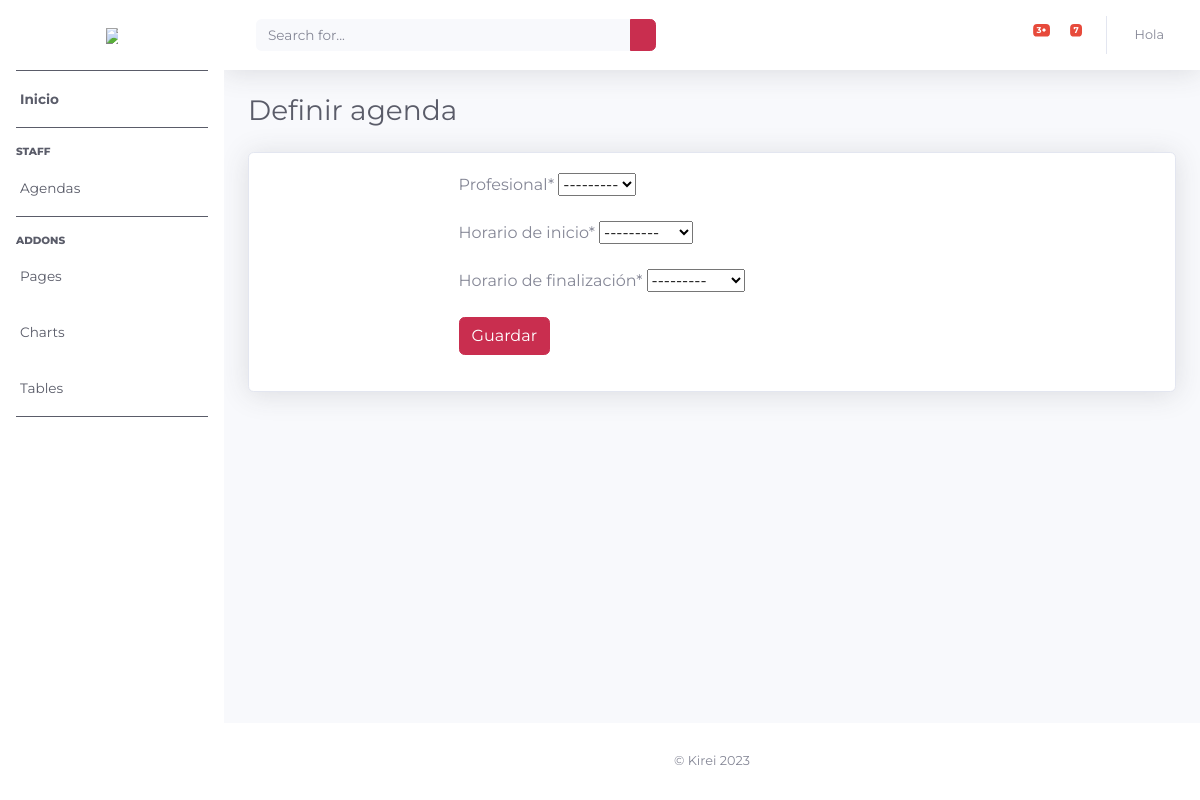
The app's page /agenda/create, older data.
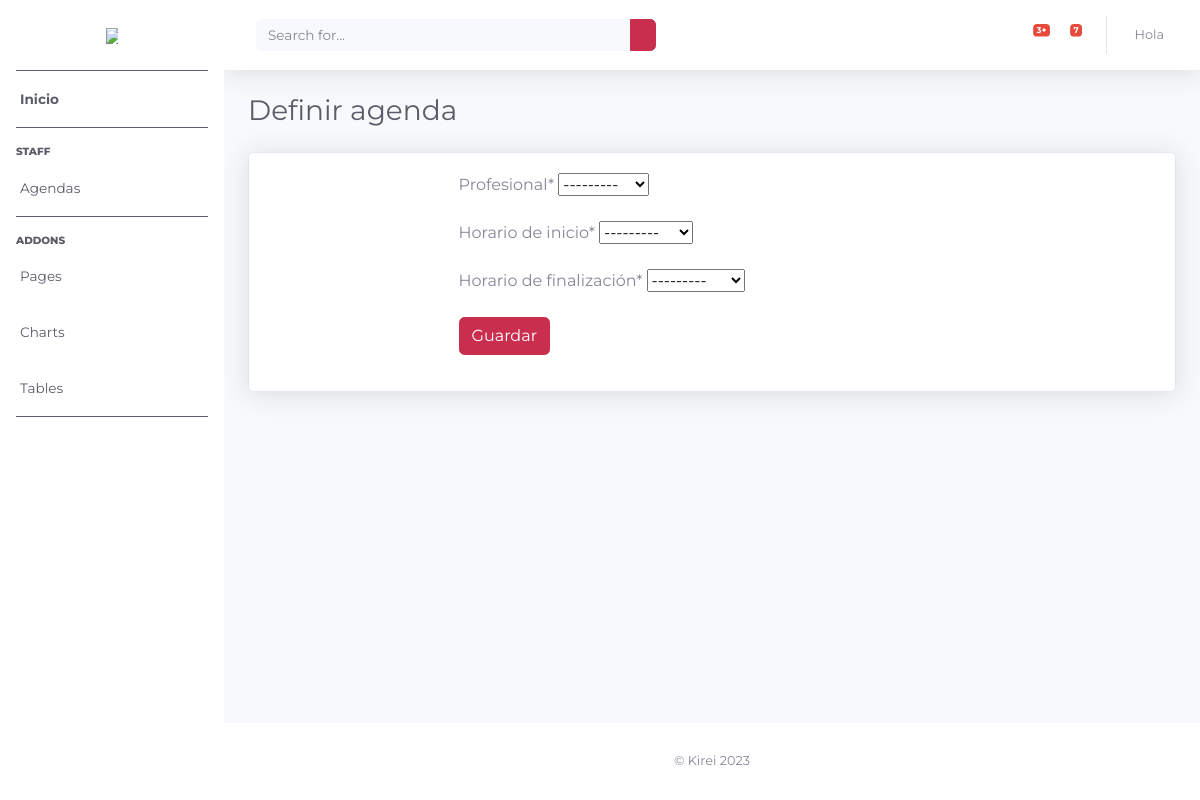
The same page, newer data.
### professionals/models.py (models this page shows)
class Professional(models.Model):
    professional = models.CharField(max_length=255)
    services = models.ManyToManyField(Service)
    start_date = models.DateField()
    def __str__(self):
        return self.professional

### agendas/views.py (the view)
# urls.py: path("agenda/create", views.create_agenda, name="create_agenda"),
def create_agenda(request):
    if request.method == "POST":
        form = AgendaForm(request.POST)
        if form.is_valid():
            professional = form.cleaned_data["professional"]
            start_time = form.cleaned_data["start_time"]
            end_time = form.cleaned_data["end_time"]
            if Agenda.objects.filter(professional=professional).exists():
                modal_content = {
                    "title": "Ya existe una agenda con ese profesional!",
                    "text": "Si desea modificarla, por favor, editela.",
                }
                return JsonResponse(
                    {"success": False, "modal_content": json.dumps(modal_content)}
                )
            else:
                Agenda.objects.create(
                    professional=professional, start_time=start_time, end_time=end_time
                )
                return JsonResponse({"success": True})
    else:
        form = AgendaForm()
    context = {"form": form}
    return render(request, "agendas/create_agenda.html", context)

### agendas/forms.py
class AgendaForm(forms.ModelForm):
    def __init__(self, *args, **kwargs):
        super().__init__(*args, **kwargs)
        self.fields["professional"].label = "Profesional"
        self.fields["start_time"].label = "Horario de inicio"
        self.fields["end_time"].label = "Horario de finalización"
    class Meta:
        model = Agenda
        fields = ("professional", "start_time", "end_time")

### carts/context_processors.py (called while the page is built)
def cart_total_quantity(request):
    total_quantity = 0
    cart = request.session.get("cart", {})
    for item in cart.values():
        total_quantity += item["quantity"]
    return {"cart_total_quantity": total_quantity}

### agendas/templates/agendas/create_agenda.html (shortened to what this page needs)
{% extends 'staff/base.html'%}
{% block title %}Definir agenda{% endblock %}
{% block content %}
{% load crispy_forms_tags %}
<div class="card shadow mb-4">
  <div class="card-body">
    <div class="row justify-content-sm-center h-100">
      <div class="col-xxl-4 col-xl-5 col-lg-5 col-md-7 col-sm-9">
        <form method="POST" action="" class="needs-validation"  autocomplete="off" id= "create-agenda-form">
          <div class="mb-3">
                {{ form|crispy }}
          </div>
          <div class="mb-3">
            <div class="d-flex align-items-center">
                <button id="submit_create" type="submit" class="btn btn-primary ms-auto">
                    Guardar
                </button>
            </div>
          </div>
      </form>
      </div>
  </div>
  </div>
</div>
{% endblock %}

Row changes from the older to the newer data that the page shows:
added Professional: professional "---------"
Text that changed along with them:
form field professional: "---------" → (not shown)
